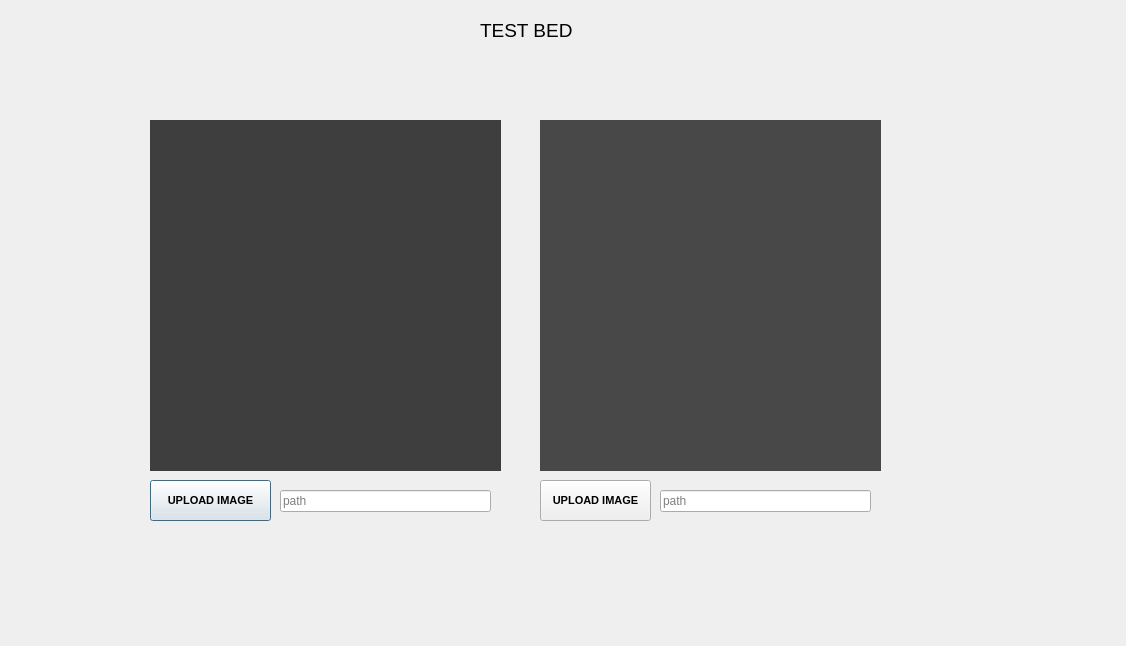
<?xml version="1.0" encoding="UTF-8"?>
<ui version="4.0">
 <class>Dialog</class>
 <widget class="QDialog" name="Dialog">
  <property name="geometry">
   <rect>
    <x>0</x>
    <y>0</y>
    <width>1126</width>
    <height>646</height>
   </rect>
  </property>
  <property name="windowTitle">
   <string>Dialog</string>
  </property>
  <widget class="QPushButton" name="pushButton">
   <property name="geometry">
    <rect>
     <x>150</x>
     <y>480</y>
     <width>121</width>
     <height>41</height>
    </rect>
   </property>
   <property name="font">
    <font>
     <pointsize>8</pointsize>
     <weight>75</weight>
     <bold>true</bold>
    </font>
   </property>
   <property name="text">
    <string>UPLOAD IMAGE</string>
   </property>
  </widget>
  <widget class="QLabel" name="label">
   <property name="geometry">
    <rect>
     <x>150</x>
     <y>120</y>
     <width>351</width>
     <height>351</height>
    </rect>
   </property>
   <property name="styleSheet">
    <string notr="true">background-color: rgb(62, 62, 62);</string>
   </property>
   <property name="text">
    <string/>
   </property>
   <property name="alignment">
    <set>Qt::AlignCenter</set>
   </property>
  </widget>
  <widget class="QLabel" name="label_2">
   <property name="geometry">
    <rect>
     <x>540</x>
     <y>120</y>
     <width>341</width>
     <height>351</height>
    </rect>
   </property>
   <property name="styleSheet">
    <string notr="true">background-color: rgb(72, 72, 72);</string>
   </property>
   <property name="text">
    <string/>
   </property>
   <property name="alignment">
    <set>Qt::AlignCenter</set>
   </property>
  </widget>
  <widget class="QLabel" name="label_3">
   <property name="geometry">
    <rect>
     <x>480</x>
     <y>20</y>
     <width>121</width>
     <height>21</height>
    </rect>
   </property>
   <property name="font">
    <font>
     <pointsize>14</pointsize>
    </font>
   </property>
   <property name="text">
    <string>TEST BED</string>
   </property>
  </widget>
  <widget class="QPushButton" name="pushButton_2">
   <property name="geometry">
    <rect>
     <x>540</x>
     <y>480</y>
     <width>111</width>
     <height>41</height>
    </rect>
   </property>
   <property name="font">
    <font>
     <pointsize>8</pointsize>
     <weight>75</weight>
     <bold>true</bold>
    </font>
   </property>
   <property name="text">
    <string>UPLOAD IMAGE</string>
   </property>
  </widget>
  <widget class="QLineEdit" name="lineEdit">
   <property name="geometry">
    <rect>
     <x>280</x>
     <y>490</y>
     <width>211</width>
     <height>22</height>
    </rect>
   </property>
   <property name="placeholderText">
    <string>path</string>
   </property>
  </widget>
  <widget class="QLineEdit" name="lineEdit_2">
   <property name="geometry">
    <rect>
     <x>660</x>
     <y>490</y>
     <width>211</width>
     <height>22</height>
    </rect>
   </property>
   <property name="placeholderText">
    <string>path</string>
   </property>
  </widget>
 </widget>
 <resources/>
 <connections/>
</ui>
